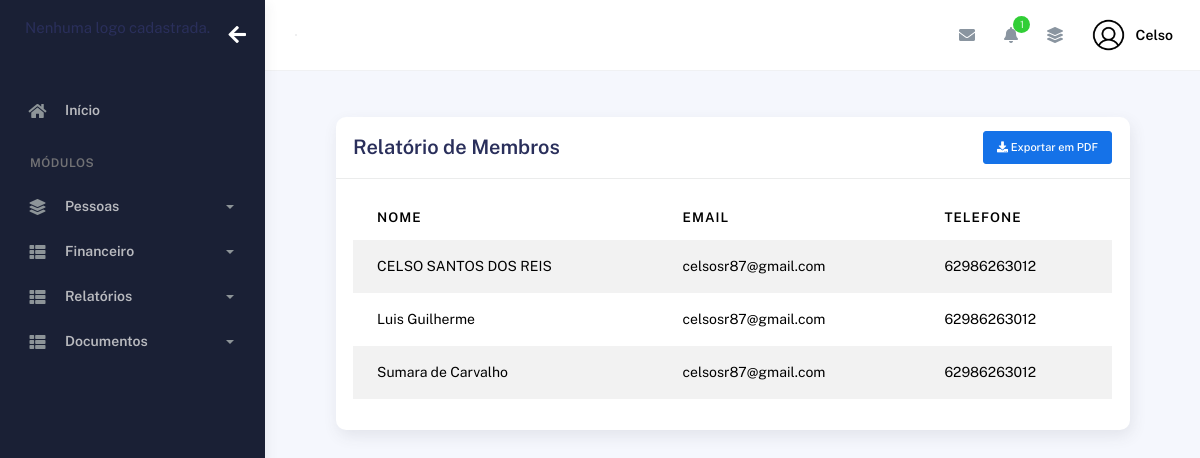
/relatorios/membrosrel/ (signed in), run on an earlier commit of the app's database.
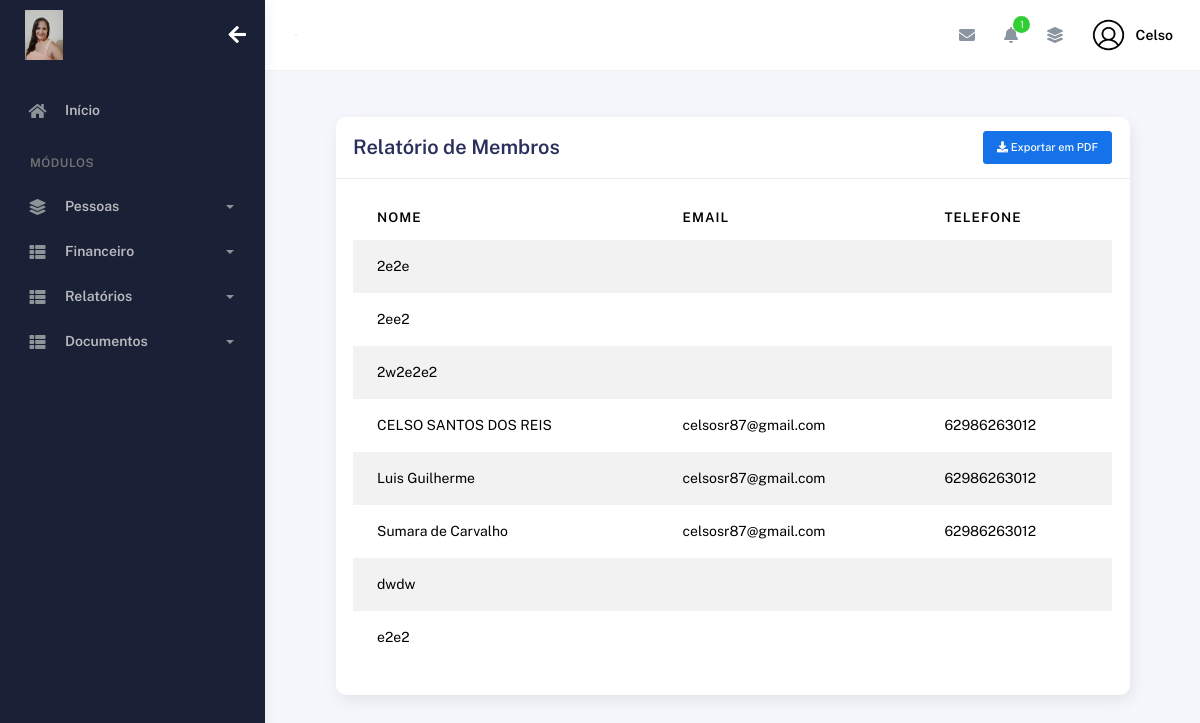
And on a later commit of the database.
### plataformaigreja/models.py (models this page shows, shortened)
class Membros(models.Model):
    choices_sexo = (('F', 'Feminino'),
                    ('M', 'Masculino'))
    choices_cargo = (('A', 'Auxiliar'),
                     ('C', 'Congregado'),
                     ('Cr', 'Crianças'),
                     ('Da', 'Diaconisa'),
                     ('D', 'Diácono'),
                     ('E', 'Evangelista'),
                     ('J', 'Jovem'),
                     ('Mb', 'Membro'),
                     ('Mi', 'Missionário(a)'),
                     ('Pr', 'Pastor'),
                     ('P', 'Presbítero'))
    nome = models.CharField(max_length=50)
    sexo = models.CharField(max_length=1, choices=choices_sexo)
    cpf = models.CharField(max_length=20, blank=True, null=True)
    email = models.EmailField(blank=True, null=True)
    telefone = models.CharField(max_length=19, blank=True, null=True)
    endereco = models.CharField(max_length=100, blank=True, null=True)
    foto = models.ImageField(upload_to="img_membros", null=True, blank=True)
    data_nascimento = models.DateField(null=True, blank=True)
    data_batismo = models.DateField(null=True, blank=True)
    cargo = models.CharField(max_length=2, choices=choices_cargo)
    pastor = models.ForeignKey(
        User,
        on_delete=models.CASCADE
    )

### plataformarelatorios/views.py (the view)
# urls.py: path('membrosrel/', visualizar_relatorio_membros, name='visualizar_relatorio_membros'),
@login_required(login_url='/usuarios/login')
def visualizar_relatorio_membros(request):
    membros = Membros.objects.filter(pastor=request.user).order_by("nome")
    return render(request, 'relatorio_membros.html', {'membros': membros})

### igreja/context_processors.py (called while the page is built)
def logo_igreja(request):
    if request.user.is_authenticated:
        igreja = Igreja.objects.filter(pastor=request.user).first()
        return {"logo_igreja": igreja.logo.url if igreja and igreja.logo else None}
    return {"logo_igreja": None}

### plataformarelatorios/templates/relatorio_membros.html (shortened to what this page needs)
{% extends "bases/base_plataformaigreja.html" %}
{% load static %}
{% block 'conteudo' %}
  <div class="container">
    <div class="page-inner">
      <div class="col-md-12">
        <div class="card">
            <div class="card-header">
                <div class="d-flex align-items-center">
                    <h4 class="card-title">Relatório de Membros</h4>
                    <a href="{% url 'gerar_relatorio_membros' %}" class="btn-round ms-auto">
                        <button class="btn btn-primary btn-sm ms-auto"> <i class="fa fa-download"></i> Exportar em PDF</button>
                    </a>
                </div>
            </div>
            <div class="card-body">
                <div class="table-responsive">
                    <table
                    id="add-row"
                    class="display table table-striped table-hover"
                    >
                    <thead>
                        <tr>
                        <th>Nome</th>
                        <th>Email</th>
                        <th>Telefone</th>
                        </tr>
                    </thead>
                    <tbody>
                        {% for membro in membros %}
                        <tr>
                            <td>{{ membro.nome }}</td>
                            <td>{{ membro.email }}</td>
                            <td>{{ membro.telefone }}</td>
                        </tr>
                        {% empty %}
                        <tr>
                            <td colspan="3" class="text-center">Nenhum membro cadastrado!</td>
                        </tr>
                        {% endfor %}
                    </tbody>
                    </table>
                </div>
            </div>
        </div>
    </div>
            </div>
          </div>
        </div>
      </div>
    </div>
{% endblock %}

### templates/bases/base.html (shortened to what the changed rows need)
{% load static %}
<!DOCTYPE html>
<html lang="pt-BR">
  <head>
    <link href="{% static 'geral/assets/css/bootstrap.min.css' %}" rel="stylesheet">
    <link href="{% static 'geral/assets/css/plugins.min.css' %}" rel="stylesheet">
    <link href="{% static 'geral/assets/css/kaiadmin.min.css' %}" rel="stylesheet">
    <link href="{% static 'geral/assets/css/demo.css' %}" rel="stylesheet">
  </head>
  <body>
    <div class="wrapper">
      {% if user.is_authenticated %}
        <div class="sidebar" data-background-color="dark">
          <div class="sidebar-logo">
            <div class="logo-header" data-background-color="dark">
              <a href="{% url 'dashboard_igreja' %}" class="logo">
              {% if logo_igreja %}
                  <img src="{{ logo_igreja }}" alt="Logo da Igreja" class="navbar-brand" height="50"/>
              {% else %}
                  <p>Nenhuma logo cadastrada.</p>
              {% endif %}
              </a>
            </div>
          </div>
        </div>
        <div class="main-panel">
          <div class="container">
            <div class="page-inner">
            {% block 'conteudo' %}
            {% endblock %}
            </div>
    {% endif %}
  </body>
</html>

What changed in the data, as far as the page shows it:
added Membros: nome "2e2e"
added Membros: nome "2ee2"
added Membros: nome "2w2e2e2"
added Membros: nome "dwdw"
added Membros: nome "e2e2"
